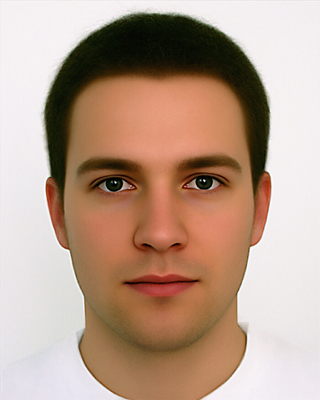
//> input picture face1.jpg, 320 x 400 px, given in place of obama1.jpg, which was not available
$ ./main   (built with g++ and OpenCV 4)
//> lines starting //> are read from the running program, lines starting //| are printed output that depends on the picture; after the words box and inside, x2 and y2 are one past the last pixel; in counts of white or black regions, pixels touching at a corner belong together; pictures that were not available may be replaced by others from this repository, and a replacement may not be noted
//Ayobami Ige
//Kurt Palo

#include <iostream>
#include <opencv2/objdetect/objdetect.hpp>
#include <opencv2/highgui/highgui.hpp>
#include <opencv2/imgproc/imgproc.hpp>
#include "math.h"


using namespace cv;
using namespace std;

//Global variables
string faceCascade = "/home/kurt/ClionProjects/Vision/haarcascade_frontalface_alt.xml";
string eyeCascade = "/home/kurt/ClionProjects/Vision/haarcascade_eye_tree_eyeglasses.xml";
string noseCascade = "/home/kurt/ClionProjects/Vision/haarcascade_mcs_nose.xml";
string mouthCascade= "/home/kurt/ClionProjects/Vision/haarcascade_mcs_mouth.xml";


//Cascade classifiers
CascadeClassifier face, eyes, nose, mouth;

//Mat variables
Mat source,source2, output1, output2;

double distance(Point first, Point second){

    return sqrt(pow(second.x - first.x, 2) + pow(second.y - first.y, 2));

}

//Draw triangulating lines
double drawLines(vector<Rect>, vector<Rect>,vector<Rect>,vector<Rect>,Mat);
//Draw triangulating lines
double drawLines(vector<Rect> face1, vector<Rect> eyes, vector<Rect>mouth, vector<Rect> nose, Mat output){

    double eye1ToEye2=0.0;
    double eye1ToNose = 0.0;
    double eye1ToMouth=0.0;
    double eye2ToNose = 0.0;
    double eye2ToMouth=0.0;
    double noseToMouth=0.0;

    //Draw lines
    //Eye 1 to Eye 2
    Point centerLeft = Point(face1[0].x + eyes[0].x + eyes[0].width / 2,
                             face1[0].y + eyes[0].y + eyes[0].height / 2);
    Point centerRight =  Point(face1[0].x + eyes[1].x + eyes[1].width / 2,
                               face1[0].y + eyes[1].y + eyes[1].height / 2);
    line(output, centerLeft, centerRight, Scalar(0,0,0), 2);

    //Nose center point
    Point noseCenter = Point(face1[0].x + nose[0].x + nose[0].width / 2,
                             face1[0].y + nose[0].y + nose[0].height / 2);

    //Eye 1 to nose
    line(output, centerLeft, noseCenter, Scalar(0, 0, 0), 2);

    //Eye 2 to nose
    line(output, centerRight, noseCenter, Scalar(0, 0, 0), 2);

    //Nose to mouth
    Point mouthCenter  = Point(face1[0].x + mouth[0].x + mouth[0].width / 2,
                               face1[0].y + mouth[0].y + mouth[0].height / 2);
    line(output, noseCenter, mouthCenter, Scalar(0, 0, 0), 2);

    //Mouth center to eye 1
    line(output, mouthCenter, centerLeft, Scalar(0, 0, 0), 2);

    //Mouth center to eye 2
    line(output, mouthCenter, centerRight, Scalar(0, 0, 0), 2);

    //Get the distance of the points

    //Length of vector from eye 1 to eye 2
    eye1ToEye2 = distance(centerLeft, centerRight);

    //Eye 1 to nose
    eye1ToNose = distance(centerLeft, noseCenter);

    //Eye 1 to mouth
    eye1ToMouth = distance(centerLeft, mouthCenter);

    //eye 2 to mouth
    eye2ToMouth = distance(centerRight, mouthCenter);

    //Eye 2 to nose
    eye2ToNose =distance(centerRight, noseCenter);

    //Nose to mouth
    noseToMouth = distance(noseCenter, mouthCenter);

    double lengths = eye1ToEye2 + eye1ToNose + eye2ToNose + noseToMouth + eye1ToMouth + eye2ToMouth;
    return lengths;
}


//Detect a face from the loaded Mat and return a vector
vector<Rect> detectFace(Mat frame){

    vector<Rect> faceVec;

    //Checks if cascade files where loaded
    if(!face.load(faceCascade)) {
        cout << "Error loading face cascade" << endl;
        return faceVec;
    }

    //Detect the features and store it into vector face
    face.detectMultiScale(frame, faceVec, 1.1, 6, 0|CV_HAAR_SCALE_IMAGE, Size(10, 10));

    return faceVec;
}

//Detect nose from the Region of Interest
vector<Rect> detectNose(Mat frame){

    vector<Rect> noseVec;

    //Check if nose cascade can be loaded
    if(!nose.load(noseCascade)) {
        cout << "Error loading nose cascade" << endl;
        return noseVec;
    }

    nose.detectMultiScale(frame, noseVec, 1.1, 6, 0|CV_HAAR_SCALE_IMAGE, Size(10, 10));

    return noseVec;
}


//Detect nose from the Region of Interest
vector<Rect> detectMouth(Mat frame){

    vector<Rect> mouthVec;

    //Check if nose cascade can be loaded
    if(!mouth.load(mouthCascade)) {
        cout << "Error loading mouth cascade" << endl;
        return mouthVec;
    }

    mouth.detectMultiScale(frame, mouthVec, 1.1, 6, 0|CV_HAAR_SCALE_IMAGE, Size(10, 10));

    return mouthVec;
}
//Detect the eyes from the Region of Interest
vector<Rect> detectEyes(Mat frame){

    vector<Rect> eyeVec;

    // checks if cascade files are loaded
    if(!eyes.load(eyeCascade)) {
        cout << "Error loading eye cascade" << endl;
        return eyeVec;
    }

    eyes.detectMultiScale(frame, eyeVec, 1.1, 3, 0|CV_HAAR_SCALE_IMAGE, Size(15, 15));

    return eyeVec;
}

//Draw function for drawing the eyes and face
double drawFace(Mat frame, Mat output, string name) {

    //Convert to gray scale
    Mat gray;
    cvtColor(frame, gray, CV_BGR2GRAY);

    frame.copyTo(output);
    //Vectors for eyes and face detection
    vector<Rect> faceVector, eyesVector, mouthVector, noseVector;


    //Detect the face and eye features then store them into vectors
    faceVector = detectFace(frame);

    //Draw the face shape
    for (int i = 0; i < faceVector.size(); i++) {

        //Draw an ellipse around the face
        Point center(faceVector[i].x + faceVector[i].width / 2, faceVector[i].y + faceVector[i].height / 2);
        ellipse(output, center, Size(faceVector[i].width / 2, faceVector[i].height / 2), 0, 0, 360, Scalar(0, 0, 255),
                2);

        //Create a Region of Interest of the face
        Mat faceROI = gray(faceVector[i]);

        //Detect eyes
        eyesVector = detectEyes(faceROI);

        //Draw the eye shapes
        for (int j = 0; j < eyesVector.size(); j++) {

            //Draw the ellipse around the eyes
            Point center(faceVector[i].x + eyesVector[j].x + eyesVector[j].width / 2,
                         faceVector[i].y + eyesVector[j].y + eyesVector[j].height / 2);
            int radius = cvRound((eyesVector[j].width + eyesVector[j].height) * .25);
            circle(output, center, radius, Scalar(255, 0, 0), 2);
        }

        //Draw nose cascade
        double noseHeight = 0.0;
        noseVector = detectNose(faceROI);
        for (int k = 0; k < noseVector.size(); k++) {

            //Draw the ellipse around the nose
            Point center(faceVector[i].x + noseVector[k].x + noseVector[k].width / 2,
                         faceVector[i].y + noseVector[k].y + noseVector[k].height / 2);
            int radius = cvRound((noseVector[k].width + noseVector[k].height) * .05);
            circle(output, center, radius, Scalar(0, 255, 0), 2);
            noseHeight = noseVector[k].y + noseVector[k].height / 2;

        }


        //Draw mouth cascade
        double mouth_center_height = 0.0;
        mouthVector = detectMouth(faceROI);

        for (int p = 0; p < mouthVector.size(); p++) {

            //Draw the rectangle around the mouth
            Rect m = mouthVector[p];
            mouth_center_height = m.y;

            // The mouth should lie below the nose
            if (mouth_center_height > noseHeight) {

                rectangle(output, Point(faceVector[i].x + mouthVector[p].x,
                                        faceVector[i].y + mouthVector[p].y),
                          Point(faceVector[i].x + mouthVector[p].x + mouthVector[p].width,
                                faceVector[i].y + mouthVector[p].y + mouthVector[p].height), Scalar(155, 255, 120), 2, 4);

            } else if (mouth_center_height <= noseHeight) {
                continue;
            }
        }


        double img1 = drawLines(faceVector, eyesVector, mouthVector, noseVector, output);

        namedWindow(name, CV_WINDOW_AUTOSIZE);// Create a window for display.
        imshow(name, output);

        return img1;
    }
}

int main(int argc, char* argv[]) {
double  final = 0.0;
    while(1) {

        //face 1 and face 11

        //Load the image onto source
        source = imread("/home/kurt/ClionProjects/Vision/obama1.jpg");
//> source is the input picture: 400 rows x 320 cols, CV_8UC3; mean B, G, R 140.9, 158, 184.4
        source2 = imread("/home/kurt/ClionProjects/Vision/face11.jpg");
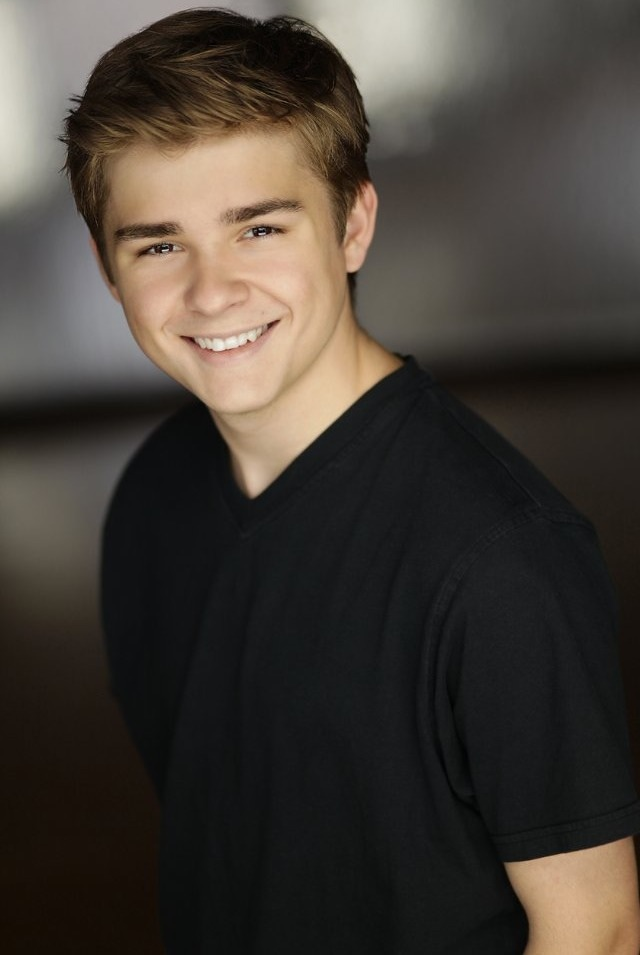
//> input picture face11.jpg, 640 x 955 px
//> source2 is the input picture: 955 rows x 640 cols, CV_8UC3; mean B, G, R 54.2, 60.9, 67.5

        //Copy source image into output/

        double x = drawFace(source,output1,"img1") / 6;
//> in drawFace, `cvtColor(frame, gray, CV_BGR2GRAY);`:
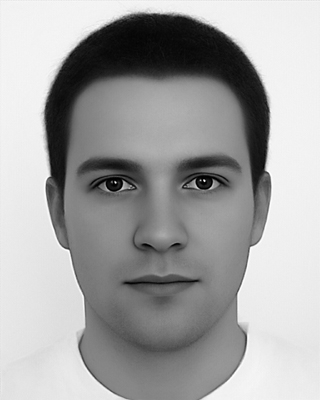
//> gray: 400 rows x 320 cols, CV_8UC1; min 0, max 255, mean 164
//> in detectFace, `face.detectMultiScale(frame, faceVec, 1.1, 6, 0|CV_HAAR_SCALE_IMAGE, S..`: faceVec = 1 Rect (x, y, width, height): [49, 97, 223, 223]
//> the loop in drawFace, `for (int i = 0; i < faceVector.size(); i++)` made 1 pass
//> (center, noseHeight, mouth_center_height, centerLeft in drawLines, centerRight in drawLines, noseCenter in drawLines, mouthCenter in drawLines, eye1ToEye2 in drawLines) on pass 1: (Point(160, 208), 66, 60, Point(113, 185), Point(203, 183), Point(158, 239), Point(157, 289), 90.02)
//> pass 1, in drawFace, `Mat faceROI = gray(faceVector[i]);`:
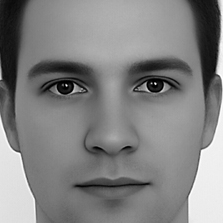
//> faceROI: 223 rows x 223 cols, CV_8UC1; min 0, max 255, mean 130.1
//> pass 1, in drawFace, `double img1 = drawLines(faceVector, eyesVector, mouthVector, noseVecto..`:
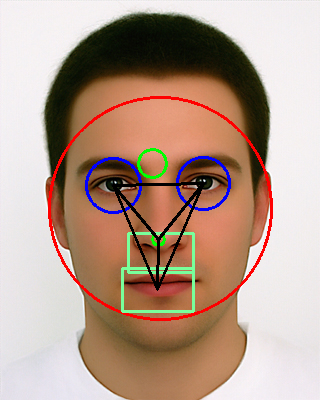
//> output: 400 rows x 320 cols, CV_8UC3; 4.59% of pixels changed, all inside (x1, y1, x2, y2) = (48, 96, 273, 321)
//> x = 85.11
        double y = drawFace(source2,output2,"img2") / 6;
//> call 2 of drawFace, with name = "img2"
//> in drawFace (call 2), `cvtColor(frame, gray, CV_BGR2GRAY);`:
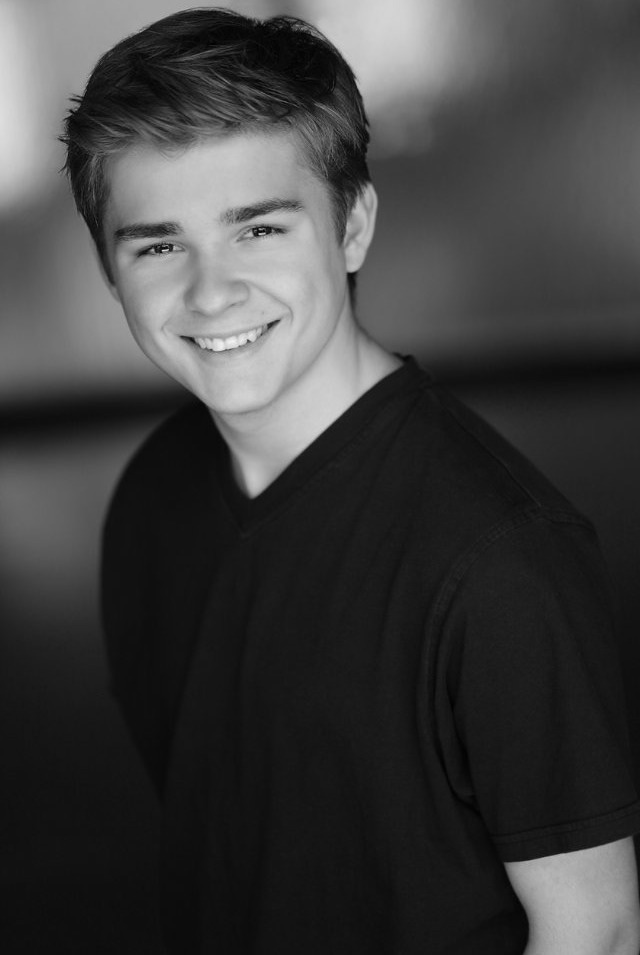
//> gray: 955 rows x 640 cols, CV_8UC1; min 1, max 244, mean 62.1
//> in drawFace (call 2), `faceVector = detectFace(frame);`: faceVector = 1 Rect (x, y, width, height): [75, 128, 274, 274]
//> the loop in drawFace (call 2), `for (int i = 0; i < faceVector.size(); i++)` made 1 pass
//> (center, noseVector, noseHeight, mouth_center_height, centerLeft in drawLines, centerRight in drawLines, noseCenter in drawLines, mouthCenter in drawLines) on pass 1: (Point(212, 265), 1 Rect (x, y, width, height): [102, 150, 60, 50], 175, 69, Point(159, 249), Point(260, 231), Point(207, 303), Point(219, 346))
//> pass 1, in drawFace (call 2), `Mat faceROI = gray(faceVector[i]);`:
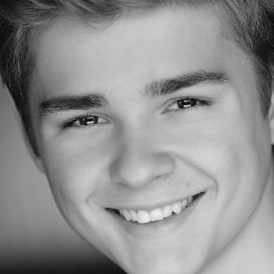
//> faceROI: 274 rows x 274 cols, CV_8UC1; min 2, max 244, mean 144.3
//> pass 1, in drawFace (call 2), `double img1 = drawLines(faceVector, eyesVector, mouthVector, noseVecto..`:
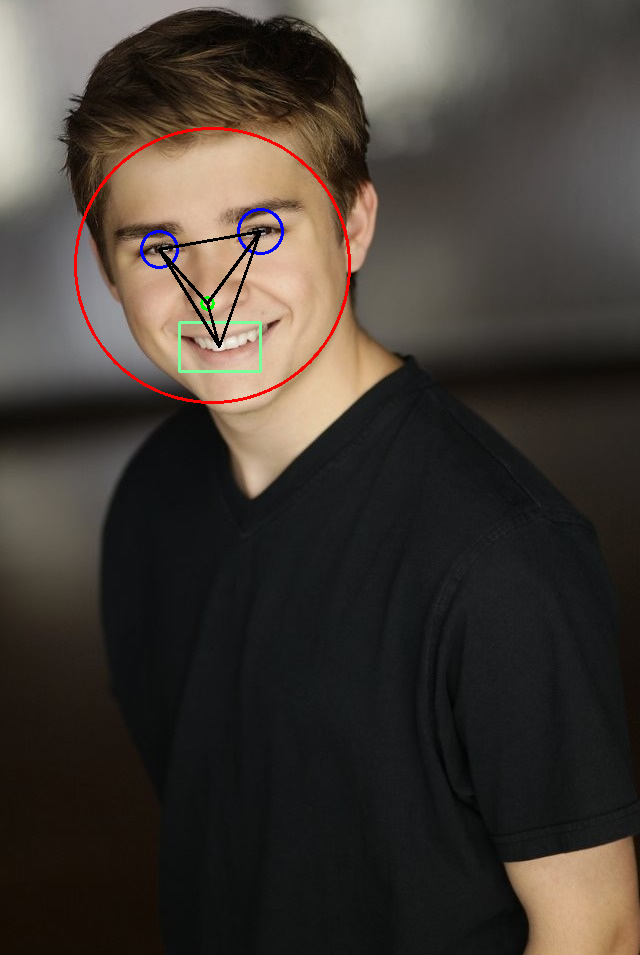
//> output: 955 rows x 640 cols, CV_8UC3; 0.94% of pixels changed, all inside (x1, y1, x2, y2) = (74, 127, 351, 404)
//> y = 90.84
        if(x> y)

        final = (x - y) * 100 ;
        else
            final = (y-x) * 100;
//> final = 573.2
        cout << final << endl;
//| 573.243

        // Show our image inside it.
        if (waitKey(30) == 27) {
//> the Esc key is pressed

            destroyAllWindows();
            break;
        }
    }

    return 0;
}
